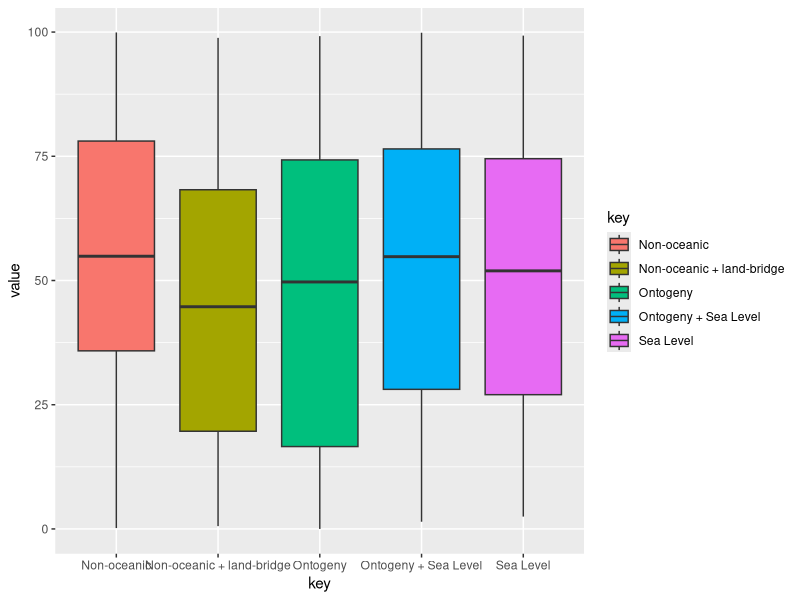
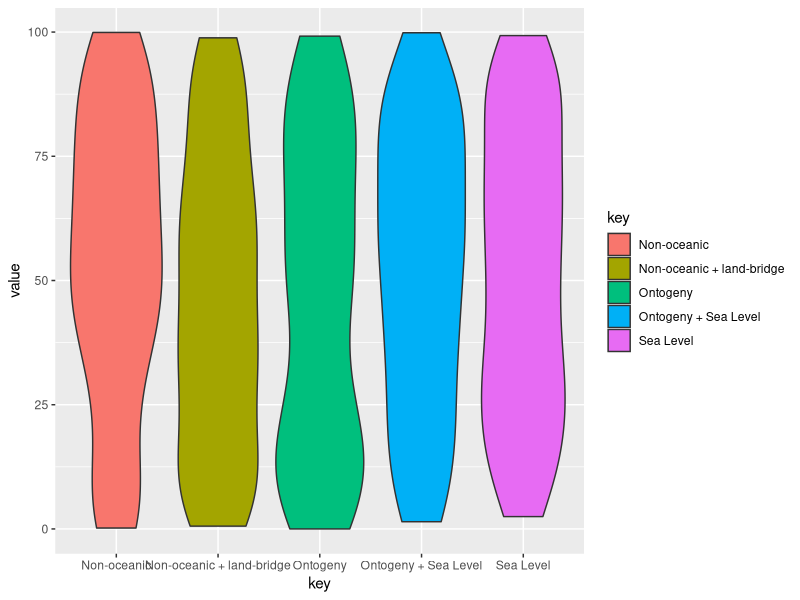

Source code (R) for these figures, in order:
ontogeny_spec_nltt_mean_diff <- runif(n = 100, min = 0, max = 100)
sea_level_spec_nltt_mean_diff <- runif(n = 100, min = 0, max = 100)
ontogeny_sea_level_spec_nltt_mean_diff <- runif(n = 100, min = 0, max = 100)
nonoceanic_spec_nltt_mean_diff <- runif(n = 100, min = 0, max = 100)
nonoceanic_land_bridge_spec_nltt_mean_diff <- runif(n = 100, min = 0, max = 100)

data <- data.frame(ontogeny_spec_nltt_mean_diff,
                   sea_level_spec_nltt_mean_diff,
                   ontogeny_sea_level_spec_nltt_mean_diff,
                   nonoceanic_spec_nltt_mean_diff,
                   nonoceanic_land_bridge_spec_nltt_mean_diff)
colnames(data) <- c("Ontogeny", "Sea Level", "Ontogeny + Sea Level",
                    "Non-oceanic", "Non-oceanic + land-bridge")
data <- tidyr::gather(data)

ggplot2::ggplot(data = data, ggplot2::aes(y = value, x = key, fill = key)) +
  ggplot2::geom_boxplot()

ggplot2::ggplot(data = data, ggplot2::aes(y = value, x = key, fill = key)) +
  ggplot2::geom_violin()

plot_error_boxes <- function(error_metrics_list,
                            error = "spec_nltt",
                            parameter_spaces) {

}


